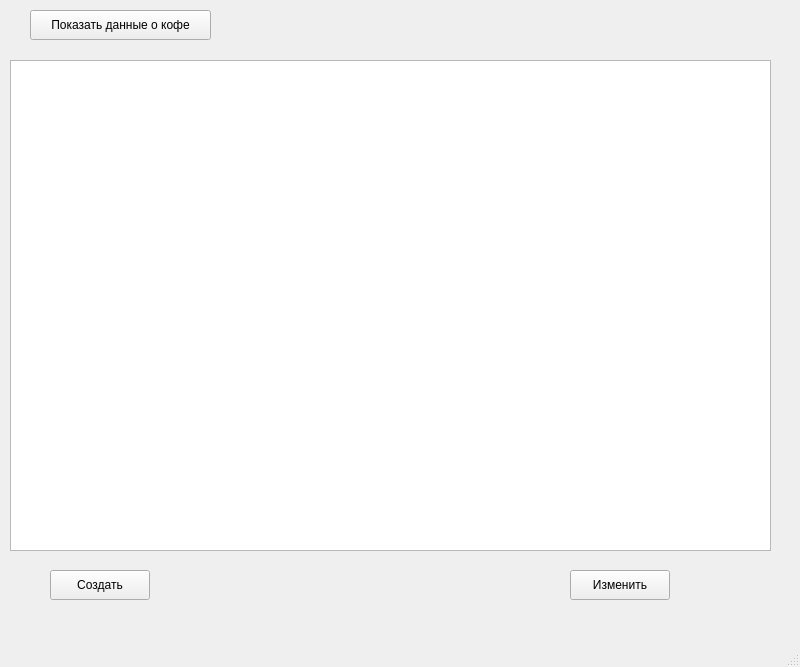
<?xml version="1.0" encoding="UTF-8"?>
<ui version="4.0">
 <class>MainWindow</class>
 <widget class="QMainWindow" name="MainWindow">
  <property name="geometry">
   <rect>
    <x>0</x>
    <y>0</y>
    <width>800</width>
    <height>667</height>
   </rect>
  </property>
  <property name="windowTitle">
   <string>Сорта кофе</string>
  </property>
  <widget class="QWidget" name="centralwidget">
   <widget class="QTableWidget" name="tableWidget">
    <property name="geometry">
     <rect>
      <x>10</x>
      <y>60</y>
      <width>761</width>
      <height>491</height>
     </rect>
    </property>
   </widget>
   <widget class="QPushButton" name="btn">
    <property name="geometry">
     <rect>
      <x>30</x>
      <y>10</y>
      <width>181</width>
      <height>30</height>
     </rect>
    </property>
    <property name="text">
     <string>Показать данные о кофе</string>
    </property>
   </widget>
   <widget class="QPushButton" name="create">
    <property name="geometry">
     <rect>
      <x>50</x>
      <y>570</y>
      <width>100</width>
      <height>30</height>
     </rect>
    </property>
    <property name="text">
     <string>Создать</string>
    </property>
   </widget>
   <widget class="QPushButton" name="update">
    <property name="geometry">
     <rect>
      <x>570</x>
      <y>570</y>
      <width>100</width>
      <height>30</height>
     </rect>
    </property>
    <property name="text">
     <string>Изменить</string>
    </property>
   </widget>
  </widget>
  <widget class="QMenuBar" name="menubar">
   <property name="geometry">
    <rect>
     <x>0</x>
     <y>0</y>
     <width>800</width>
     <height>26</height>
    </rect>
   </property>
  </widget>
  <widget class="QStatusBar" name="statusbar"/>
 </widget>
 <resources/>
 <connections/>
</ui>
